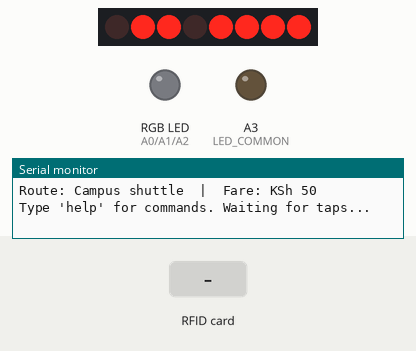
A sketch run on a simulated Arduino Uno, built with avr-gcc and run on an emulated ATmega328P. Shown: 8 port-expander outputs drawn as a row of LEDs (first output left, lit = HIGH), an RGB LED mixed from three pins (HIGH = lit), output pins drawn as LEDs (lit = HIGH), the last lines printed to the serial monitor. Wiring (inferred from the names in the program): PCF8574 port expander at I2C address 0x20. Wiring (inferred from the signals the program sends): row of LEDs: on Q0, Q1, Q2, Q3, Q4, Q5, Q6, Q7. Dashed ring = blinking. Inputs (shaded band) come from the test bench. EEPROM starts erased; pins used as bus, display or sensor lines are not drawn.

Above: at 1.4 s.
At 4.1 s:
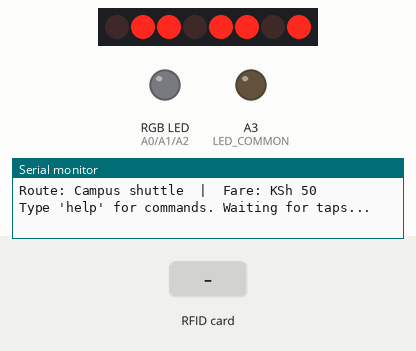
4.2 s: RFID card A1 B2 C3 D4 held to the reader
At 4.9 s:
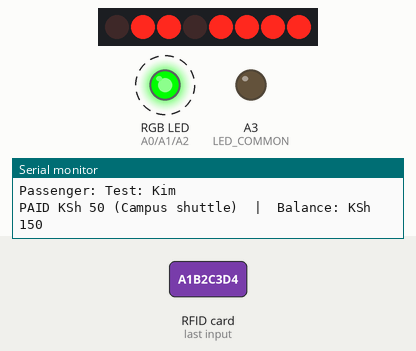
5.8 s: RFID card A1 B2 C3 D4 held to the reader
At 7.0 s:
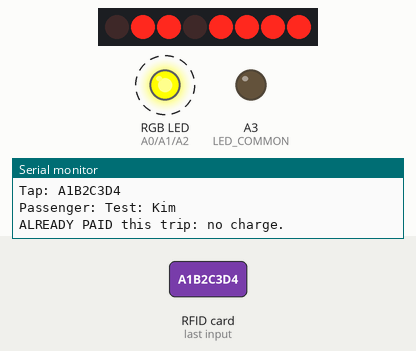
10.4 s: RFID card 11 22 33 44 held to the reader
At 11.0 s:
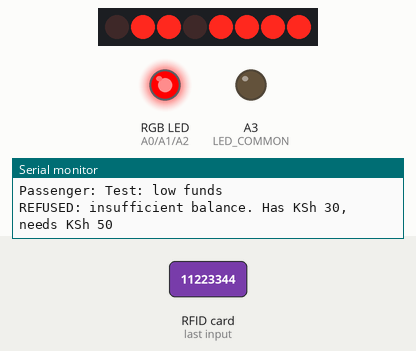
Timing chart, 0 to 15.0 s (numbered marks = the images above; inputs shaded):
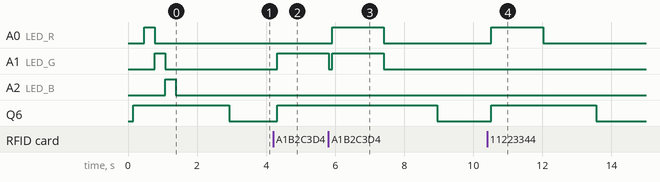

Measured:
- after the input at 4.2 s, A1 (LED_G), Q6: LOW → HIGH after 0.12 s
- after the input at 5.8 s, A0 (LED_R): LOW → HIGH after 0.11 s, → LOW 1.5 s later
- after the input at 10.4 s, A0 (LED_R): LOW → HIGH after 0.12 s, → LOW 1.5 s later; Q6: LOW → HIGH after 0.12 s, → LOW 3.0 s later

The sketch:

stage5_i2c_lcd_fare.ino
```cpp
// Bus fare terminal - Stage 5: Stage 4 with the LCD on an I2C backpack
// Same fare logic and screen messages as Stage 4; the LCD now needs only 4 wires.
//
// LCD I2C backpack (4 pins) -> Uno:
//   GND -> GND   VCC -> 5V   SDA -> A4   SCL -> A5
//   The backpack's address (0x27, 0x3F, ...) is found automatically.
//   Contrast: turn the blue screw on the backpack. Backlight: keep the jumper on.
//   No extra library is needed (the small driver is in this file).
//
// --- Original Stage 3 notes ---
// Board: Arduino Uno. Works with NO soldering: Serial Monitor is the screen,
// the RGB LED module shows the result, and taps can be typed in.
// The RC522 is used automatically if it is connected and detected.
//
// Libraries: "MFRC522" by GithubCommunity, EEPROM (built in)
//
// RGB LED module: plugged straight into the ANALOG IN header, no wires:
//   R -> A0   G -> A1   B -> A2   GND -> A3 (A3 is driven LOW to act as ground)
//   (If colours look inverted, your module is common-anode: set COMMON_ANODE
//    to true; A3 is then driven HIGH instead.)
// RC522 (optional) -> Uno:  SDA->10 SCK->13 MOSI->11 MISO->12 RST->9 3.3V GND
//
// Serial Monitor: 9600 baud, line ending "Newline". Type "help" for commands.
//
// LED meaning:  GREEN = paid   RED = refused   YELLOW = already paid this trip
//
// Each card pays once per trip. Type "trip" (or change route) to start a new
// trip. Who has paid is saved, so a power cut does not let anyone pay twice.

#include <SPI.h>
#include <MFRC522.h>
#include <EEPROM.h>
#include <Wire.h>

// ---------- Pins ----------
const byte SS_PIN = 10;
const byte RST_PIN = 9;
const byte LED_R = A0;
const byte LED_G = A1;
const byte LED_B = A2;
const byte LED_COMMON = A3;  // LED module's GND pin sits here
const unsigned long LCD_MESSAGE_MS = 3000;  // result stays on screen this long
const bool COMMON_ANODE = false;

// ---------- Routes (example fares in KSh: change to the real ones) ----------
struct Route {
  const char *name;
  uint16_t fare;
};
const Route ROUTES[] = {
  {"Campus shuttle", 50},
  {"Marimanti-Chuka", 100},
  {"Marimanti-Meru", 250},
};
const byte ROUTE_COUNT = sizeof(ROUTES) / sizeof(ROUTES[0]);

// ---------- Passengers ----------
// UIDs are hex with no spaces (as printed by Stage 1 or check_rc522).
struct Passenger {
  const char *uid;
  const char *name;
  uint16_t startBalance;
};
const Passenger PASSENGERS[] = {
  {"A1B2C3D4", "Test: Kim",       200},
  {"11223344", "Test: low funds",  30},
  {"E5734107", "White card",      500},  // read 2026-11-11
  {"008DEC53", "Blue fob",        500},  // read 2026-11-11
};
const byte PASSENGER_COUNT = sizeof(PASSENGERS) / sizeof(PASSENGERS[0]);

// ---------- Settings ----------
const uint16_t MAX_BALANCE = 50000;
const unsigned long LED_MS = 1500;

// ---------- EEPROM layout (balances survive power loss) ----------
const int EE_MAGIC = 0;       // 1 byte
const int EE_COUNT = 1;       // 1 byte: passenger count when saved
const int EE_ROUTE = 2;       // 1 byte
const int EE_TRIP_PAID = 3;   // 1 byte: bit i set = passenger i paid this trip
const int EE_BALANCES = 4;    // uint16_t per passenger
const byte MAGIC = 0x42;

// ---------- State ----------
MFRC522 rfid(SS_PIN, RST_PIN);

// Minimal driver for a 16x2 LCD behind a PCF8574 I2C backpack.
// Backpack bits: P0=RS P1=RW P2=E P3=backlight P4-P7=D4-D7 (the usual layout).
class I2cLcd : public Print {
 public:
  byte address = 0;  // 0 = no LCD found

  bool begin() {
    Wire.begin();
#if defined(WIRE_HAS_TIMEOUT)
    Wire.setWireTimeout(25000, true);  // never hang if a wire is loose
#endif
    address = 0;
    for (byte a = 0x20; a <= 0x3F && !address; a++) {
      if (a == 0x28) a = 0x38;  // PCF8574: 0x20-0x27, PCF8574A: 0x38-0x3F
      Wire.beginTransmission(a);
      if (Wire.endTransmission() == 0) address = a;
    }
    if (!address) return false;
    delay(50);
    expander(0);
    nibble(0x30); delay(5);
    nibble(0x30); delay(5);
    nibble(0x30); delay(1);
    nibble(0x20);            // 4-bit mode
    command(0x28);           // 2 lines, 5x8 font
    command(0x0C);           // display on, no cursor
    command(0x01); delay(2); // clear
    command(0x06);           // left to right
    return true;
  }

  void setCursor(byte col, byte row) { command(0x80 | (col + (row ? 0x40 : 0x00))); }

  virtual size_t write(uint8_t c) {
    send(c, 0x01);
    return 1;
  }

 private:
  void expander(byte data) {
    if (!address) return;
    Wire.beginTransmission(address);
    Wire.write(data | 0x08);  // 0x08 keeps the backlight on
    Wire.endTransmission();
  }
  void nibble(byte data) {
    expander(data | 0x04);  // E high
    delayMicroseconds(1);
    expander(data);         // E low
    delayMicroseconds(50);
  }
  void send(byte value, byte rs) {
    nibble((value & 0xF0) | rs);
    nibble(((value << 4) & 0xF0) | rs);
  }
  void command(byte value) { send(value, 0x00); }
};

I2cLcd lcd;
unsigned long lcdMessageAt = 0;
bool lcdShowingMessage = false;
bool readerOk = false;
uint16_t balances[PASSENGER_COUNT];
byte currentRoute = 0;
static_assert(PASSENGER_COUNT <= 8, "trip-paid flags fit in one byte: max 8 passengers");
byte tripPaid = 0;  // bit i set = passenger i already paid this trip

// ---------- LED ----------
void setColor(bool r, bool g, bool b) {
  digitalWrite(LED_R, r != COMMON_ANODE);
  digitalWrite(LED_G, g != COMMON_ANODE);
  digitalWrite(LED_B, b != COMMON_ANODE);
}
void flash(bool r, bool g, bool b) {
  setColor(r, g, b);
  delay(LED_MS);
  setColor(false, false, false);
}

void flashQuick() {
  setColor(true, false, false); delay(300);
  setColor(false, true, false); delay(300);
  setColor(false, false, true); delay(300);
  setColor(false, false, false);
}

// ---------- LCD ----------
// Prints text and pads with spaces so old characters are erased
void lcdLine(byte row, const String &text) {
  lcd.setCursor(0, row);
  String t = text.substring(0, 16);
  lcd.print(t);
  for (byte i = t.length(); i < 16; i++) lcd.print(' ');
}

void lcdIdle();  // defined after ROUTES helpers

void lcdMessage(const String &line1, const String &line2) {
  lcdLine(0, line1);
  lcdLine(1, line2);
  lcdMessageAt = millis();
  lcdShowingMessage = true;
}

// ---------- Storage ----------
void saveBalance(byte i) { EEPROM.put(EE_BALANCES + i * sizeof(uint16_t), balances[i]); }
void saveRoute() { EEPROM.update(EE_ROUTE, currentRoute); }

void resetBalances() {
  for (byte i = 0; i < PASSENGER_COUNT; i++) {
    balances[i] = PASSENGERS[i].startBalance;
    saveBalance(i);
  }
  currentRoute = 0;
  saveRoute();
  tripPaid = 0;
  EEPROM.update(EE_TRIP_PAID, tripPaid);
  EEPROM.update(EE_COUNT, PASSENGER_COUNT);
  EEPROM.update(EE_MAGIC, MAGIC);
}

void loadState() {
  if (EEPROM.read(EE_MAGIC) != MAGIC || EEPROM.read(EE_COUNT) != PASSENGER_COUNT) {
    Serial.println(F("First run (or passenger list changed): loading start balances."));
    resetBalances();
    return;
  }
  for (byte i = 0; i < PASSENGER_COUNT; i++) {
    EEPROM.get(EE_BALANCES + i * sizeof(uint16_t), balances[i]);
  }
  currentRoute = EEPROM.read(EE_ROUTE);
  tripPaid = EEPROM.read(EE_TRIP_PAID);
  if (currentRoute >= ROUTE_COUNT) currentRoute = 0;
}

// ---------- Helpers ----------
bool hasPaidThisTrip(byte i) { return tripPaid & (1 << i); }

void markPaid(byte i) {
  tripPaid |= (1 << i);
  EEPROM.update(EE_TRIP_PAID, tripPaid);
}

void newTrip() {
  tripPaid = 0;
  EEPROM.update(EE_TRIP_PAID, tripPaid);
  Serial.println(F("New trip started: every card can pay once."));
  lcdMessage(F("New trip"), ROUTES[currentRoute].name);
}

// Keep only hex digits, uppercase: "a1 b2 c3 d4" -> "A1B2C3D4"
void normalizeUid(const char *in, char *out, byte outSize) {
  byte n = 0;
  for (; *in && n < outSize - 1; in++) {
    char c = toupper(*in);
    if ((c >= '0' && c <= '9') || (c >= 'A' && c <= 'F')) out[n++] = c;
  }
  out[n] = '\0';
}

int findPassenger(const char *uid) {
  for (byte i = 0; i < PASSENGER_COUNT; i++) {
    if (strcmp(uid, PASSENGERS[i].uid) == 0) return i;
  }
  return -1;
}

void lcdIdle() {
  lcdLine(0, ROUTES[currentRoute].name);
  lcdLine(1, String(F("KSh ")) + ROUTES[currentRoute].fare + F("  Tap card"));
  lcdShowingMessage = false;
}

void printRoute() {
  Serial.print(F("Route: "));
  Serial.print(ROUTES[currentRoute].name);
  Serial.print(F("  |  Fare: KSh "));
  Serial.println(ROUTES[currentRoute].fare);
}

// ---------- The fare logic ----------
void processTap(const char *uid, bool simulated) {
  uint16_t fare = ROUTES[currentRoute].fare;
  Serial.println(F("----------------------------------------"));
  Serial.print(simulated ? F("[SIM] Tap: ") : F("Tap: "));
  Serial.println(uid);

  int p = findPassenger(uid);
  if (p < 0) {
    Serial.println(F("REFUSED: unknown card. Register it first."));
    lcdMessage(F("Unknown card"), F("See conductor"));
    flash(true, false, false);
    return;
  }

  Serial.print(F("Passenger: "));
  Serial.println(PASSENGERS[p].name);

  if (hasPaidThisTrip(p)) {
    Serial.println(F("ALREADY PAID this trip: no charge."));
    lcdMessage(F("Already paid"), String(F("Bal: KSh ")) + balances[p]);
    flash(true, true, false);
    return;
  }

  if (balances[p] < fare) {
    Serial.print(F("REFUSED: insufficient balance. Has KSh "));
    Serial.print(balances[p]);
    Serial.print(F(", needs KSh "));
    Serial.println(fare);
    lcdMessage(F("Low balance"), String(F("Has ")) + balances[p] + F(" need ") + fare);
    flash(true, false, false);
    return;
  }

  balances[p] -= fare;
  saveBalance(p);
  markPaid(p);

  Serial.print(F("PAID KSh "));
  Serial.print(fare);
  Serial.print(F(" (" ));
  Serial.print(ROUTES[currentRoute].name);
  Serial.print(F(")  |  Balance: KSh "));
  Serial.println(balances[p]);
  lcdMessage(String(F("PAID KSh ")) + fare, String(F("Bal: KSh ")) + balances[p]);
  flash(false, true, false);
}

// ---------- Commands ----------
void printHelp() {
  Serial.println(F("Commands:"));
  Serial.println(F("  <card id>            simulate a tap, e.g.  A1 B2 C3 D4"));
  Serial.println(F("  list                 show passengers and balances"));
  Serial.println(F("  route                show routes and the current one"));
  Serial.println(F("  route <n>            switch route (starts a new trip), e.g.  route 2"));
  Serial.println(F("  trip                 start a new trip: every card can pay again"));
  Serial.println(F("  topup <card id> <KSh>  add money, e.g.  topup A1B2C3D4 100"));
  Serial.println(F("  reset                restore all start balances"));
}

void listPassengers() {
  for (byte i = 0; i < PASSENGER_COUNT; i++) {
    Serial.print(PASSENGERS[i].uid);
    Serial.print(F("  "));
    Serial.print(PASSENGERS[i].name);
    Serial.print(F("  KSh "));
    Serial.println(balances[i]);
  }
}

void listRoutes() {
  for (byte i = 0; i < ROUTE_COUNT; i++) {
    Serial.print(i == currentRoute ? F("* ") : F("  "));
    Serial.print(i + 1);
    Serial.print(F(". "));
    Serial.print(ROUTES[i].name);
    Serial.print(F("  KSh "));
    Serial.println(ROUTES[i].fare);
  }
}

void topUp(char *args) {
  // Amount is the last word; everything before it is the card ID
  char *space = strrchr(args, ' ');
  if (!space) {
    Serial.println(F("Usage: topup <card id> <KSh>"));
    return;
  }
  long amount = atol(space + 1);
  *space = '\0';
  char uid[21];
  normalizeUid(args, uid, sizeof(uid));
  int p = findPassenger(uid);
  if (p < 0) {
    Serial.println(F("Unknown card."));
    return;
  }
  if (amount <= 0 || (long)balances[p] + amount > MAX_BALANCE) {
    Serial.print(F("Amount must be 1 to "));
    Serial.println(MAX_BALANCE - balances[p]);
    return;
  }
  balances[p] += amount;
  saveBalance(p);
  Serial.print(F("Topped up "));
  Serial.print(PASSENGERS[p].name);
  Serial.print(F(" by KSh "));
  Serial.print(amount);
  Serial.print(F(". New balance: KSh "));
  Serial.println(balances[p]);
  lcdMessage(String(F("Top-up +")) + amount, String(F("Bal: KSh ")) + balances[p]);
}

void handleLine(char *line) {
  while (*line == ' ') line++;
  if (*line == '\0') return;

  if (strcasecmp(line, "help") == 0) {
    printHelp();
  } else if (strcasecmp(line, "list") == 0) {
    listPassengers();
  } else if (strcasecmp(line, "route") == 0) {
    listRoutes();
  } else if (strncasecmp(line, "route ", 6) == 0) {
    int n = atoi(line + 6);
    if (n < 1 || n > ROUTE_COUNT) {
      Serial.println(F("No such route. Type: route"));
    } else {
      currentRoute = n - 1;
      saveRoute();
      printRoute();
      newTrip();
      lcdIdle();
    }
  } else if (strcasecmp(line, "trip") == 0) {
    newTrip();
  } else if (strncasecmp(line, "topup ", 6) == 0) {
    topUp(line + 6);
  } else if (strcasecmp(line, "reset") == 0) {
    resetBalances();
    Serial.println(F("Balances reset."));
    lcdMessage(F("Balances reset"), F("New trip"));
    listPassengers();
  } else {
    char uid[21];
    normalizeUid(line, uid, sizeof(uid));
    if (strlen(uid) < 8) {
      Serial.println(F("Not a command or card ID. Type: help"));
    } else {
      processTap(uid, true);
    }
  }
}

// ---------- Setup / loop ----------
void setup() {
  Serial.begin(9600);
  bool lcdOk = lcd.begin();
  lcdLine(0, F("Bus Fare System"));
  lcdLine(1, F("Starting..."));
  pinMode(LED_R, OUTPUT);
  pinMode(LED_G, OUTPUT);
  pinMode(LED_B, OUTPUT);
  pinMode(LED_COMMON, OUTPUT);
  digitalWrite(LED_COMMON, COMMON_ANODE ? HIGH : LOW);
  setColor(false, false, false);

  SPI.begin();
  rfid.PCD_Init();
  delay(50);
  byte version = rfid.PCD_ReadRegister(MFRC522::VersionReg);
  readerOk = !(version == 0x00 || version == 0xFF);

  Serial.println(F("========================================"));
  Serial.println(F(" Bus fare terminal - Stage 5 (I2C LCD)"));
  Serial.println(F("========================================"));
  if (lcdOk) {
    Serial.print(F("LCD: found at address 0x"));
    Serial.println(lcd.address, HEX);
  } else {
    Serial.println(F("LCD: not detected - check GND, VCC, SDA->A4, SCL->A5"));
  }
  Serial.println(readerOk ? F("RC522 reader: found") : F("RC522 reader: not detected (simulation only)"));
  loadState();
  printRoute();
  Serial.println(F("Type 'help' for commands. Waiting for taps..."));

  // LED self-test: red, green, blue
  flashQuick();
  lcdLine(1, readerOk ? F("Reader OK") : F("No reader: SIM"));
  delay(1500);
  lcdIdle();
}

// Re-check the reader every 2 s so a loose wire that reconnects is picked up
unsigned long lastReaderCheck = 0;
void checkReader() {
  if (millis() - lastReaderCheck < 2000) return;
  lastReaderCheck = millis();
  byte version = rfid.PCD_ReadRegister(MFRC522::VersionReg);
  bool ok = !(version == 0x00 || version == 0xFF);
  if (ok && !readerOk) {
    rfid.PCD_Init();
    Serial.println(F("RC522 reader: connected"));
  } else if (!ok && readerOk) {
    Serial.println(F("RC522 reader: LOST - check the wires"));
  }
  readerOk = ok;
}

void loop() {
  checkReader();
  if (lcdShowingMessage && millis() - lcdMessageAt > LCD_MESSAGE_MS) lcdIdle();

  if (Serial.available()) {
    char line[48];
    byte len = Serial.readBytesUntil('\n', line, sizeof(line) - 1);
    line[len] = '\0';
    if (len > 0 && line[len - 1] == '\r') line[len - 1] = '\0';
    handleLine(line);
  }

  if (readerOk && rfid.PICC_IsNewCardPresent() && rfid.PICC_ReadCardSerial()) {
    char uid[21];
    byte n = 0;
    for (byte i = 0; i < rfid.uid.size && n < sizeof(uid) - 2; i++) {
      const char hex[] = "0123456789ABCDEF";
      uid[n++] = hex[rfid.uid.uidByte[i] >> 4];
      uid[n++] = hex[rfid.uid.uidByte[i] & 0x0F];
    }
    uid[n] = '\0';
    processTap(uid, false);
    rfid.PICC_HaltA();
    rfid.PCD_StopCrypto1();
  }
}
```
